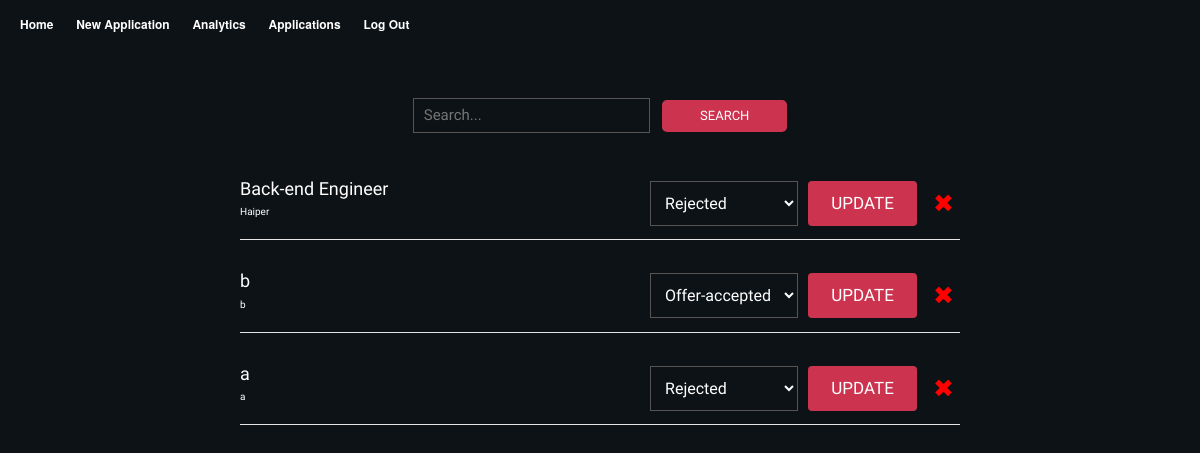
Before: /account (signed in) with the older database file.
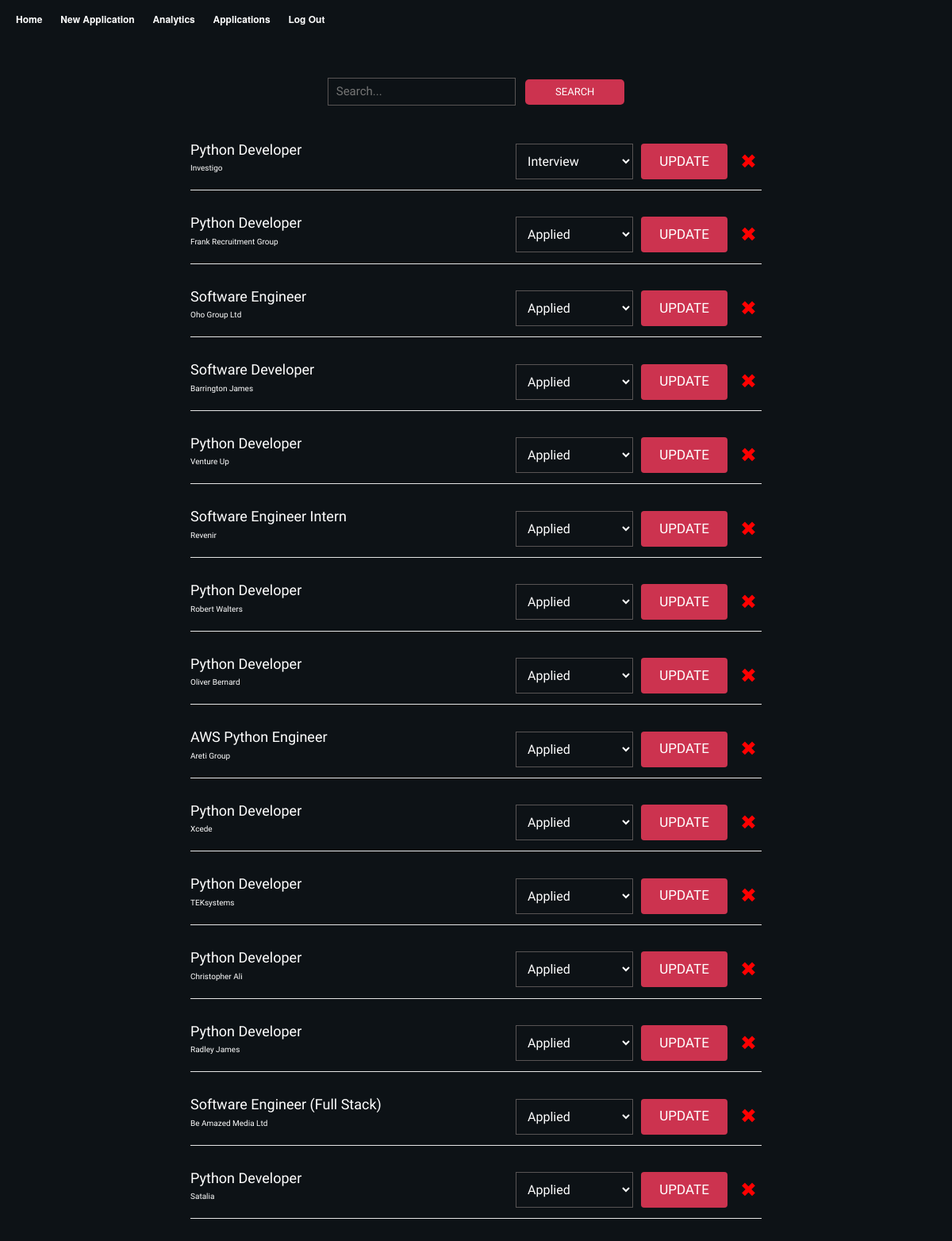
After: the same page with the newer database file.
### main.py (models this page shows)
class Listing(db.Model):
    id = db.Column(db.Integer, primary_key=True, autoincrement=True)
    title = db.Column(db.Text, nullable=False)
    company_name = db.Column(db.Text, nullable=False)
    description = db.Column(db.Text, nullable=False)
    location = db.Column(db.Text, nullable=False)
    salary = db.Column(db.Integer, nullable=False)
    username = db.Column(db.Text, nullable=False)
    status = db.Column(db.Text, nullable=False)
    date_added = db.Column(db.DateTime, nullable=False, default=datetime.now)

### main.py (the view)
@app.route('/account', methods=['GET'])
def account():
    user_listings = Listing.query.filter_by(username=session["user_id"]).order_by(desc(Listing.date_added)).all()
    return render_template("account.html", listings=user_listings)

### templates/account.html (shortened to what this page needs)
{% extends "layout.html" %}
{% block main %}
<div class="">
    <div style="display: flex;justify-content: center;margin-bottom: 30px;margin-top: 50px;">
        <form id="search" action="{{ url_for('search_account') }}" method="POST">
            <div class="search-account">
                <input class="login-input" type="search" id="company" name="company" placeholder="Search..." autocomplete="off">
                <button style="height: 2.5em!important;" class="update-time">Search</button>
            </div>
          </form>
    </div>
        <div>
            <div class="account-main">
                <div class="account-form">
                    {% for listing in listings %}
                        <div class="account-listings">
                            <div>
                                <h1 style="font-size:18px;">{{listing.title}}</h1>
                                <p>{{listing.company_name}}</p>
                            </div>
                            <div style="display: flex;">
                                <form  action="{{ url_for('update_listing_status') }}" method="post">
                                    <div class="account-update">
                                        <select name="status" id="status" selected="selected">
                                            {% for status in ['applied', 'rejected', 'interview', 'offer-received', 'offer-accepted'] %}
                                                <option value="{{ status }}" {% if listing.status == status %}selected{% endif %}>{{ status.capitalize() }}</option>
                                            {% endfor %}
                                        </select>
                                        <br>
                                        <div>
                                            <button  class="update-button">Update</button>
                                        </div>
                                    </div>
                                </form>
                                <form style="display: flex;align-items: center;"  action="{{ url_for('delete_listing') }}" method="post">
                                    <div class="account-update">
                                        <div class="delete-listing">
                                            <button class="delete-button">&#10006;</button>
                                        </div>
                                    </div>
                                </form>
                            </div>
                        </div>
                        <hr style="background-color: white; width: 100%;margin-bottom: 30px;">
                    {% endfor %}
                </div>
            </div>
        </div>
    </div>
{% endblock %}

### templates/layout.html (shortened to what this page needs)
<!DOCTYPE html>
<html lang="en">
<head>
    <link rel="stylesheet" href="https://maxcdn.bootstrapcdn.com/bootstrap/3.4.1/css/bootstrap.min.css">
    <link rel="stylesheet" href="https://cdn.jsdelivr.net/npm/bootstrap@4.3.1/dist/css/bootstrap.min.css">
    <link rel="stylesheet" href="https://cdnjs.cloudflare.com/ajax/libs/font-awesome/4.7.0/css/font-awesome.min.css">
    <link href="/static/styles.css" rel="stylesheet">
</head>
  <nav>
    <ul>
        <li><a href="{{ url_for('index') }}">Home</a></li>
        <li><a href="{{ url_for('add') }}">New Application</a></li>
        <li><a href="{{ url_for('visualise') }}">Analytics</a></li>
        <li><a href="{{ url_for('account') }}">Applications</a></li>
        <li><a href="{{ url_for('logout') }}">Log Out</a></li>
    </ul>
</nav>
    <body>
        <main>
            {% block main %}
            {% endblock %}
        </main>
    </body>
</html>

### static/styles.css (style rules this page uses)
body, html { margin: 0; min-height: 100%; color:white; background-color: #0d1216; font-family: "Helvetica Neue",Helvetica,Arial,sans-serif; }
nav { color: black; padding: 15px 20px; }
nav ul { list-style-type: none; margin: 0; padding: 0; }
nav ul li { display: inline; margin-right: 20px; }
nav ul li a { text-decoration: none; color: white; font-weight: bold; font-size: 12px; }
main { min-height: 637px; }
main { font-family: 'Caudex'; }
@media only screen and (max-width: 1200px) { .account-form { width: 60%!important; margin-left: 20%!important; } }
.login-input, .addform-input { background: #0d1216; border: 1px solid #585454; height: 2.3em; color:white; font-size:15px; padding:10px; margin-bottom:15px; }
select { height: 45px; color: white; background: #0d1216; border:1px solid #585454; font-size: 16px; padding: 10px; }
.account-listings { display: flex; align-items: center; justify-content: space-between; }
.account-form { width: 40%; margin-left: 30%; }
.update-button { background: #cc334f; margin-left: 10px; border:none; outline:none; width: 109px; height: 45px; border-radius: 4px; color:white; text-transform:uppercase; font-size:17px; }
.account-update { display: flex; }
.delete-button { background-color: transparent; color: red; border: none; cursor: pointer; font-size: 2.5em; margin-left: 10px; }
.update-time { background-color: #cc334f; margin-left: 10px; color:white; width: 125px; font-size: 13px; border: none; border-radius: 5px; text-transform: uppercase; }

Changed rows visible on the page:
removed Listing: title "Back-end Engineer", company_name "Haiper", status "Rejected"
removed Listing: title "b", company_name "b", status "Offer-accepted"
removed Listing: title "a", company_name "a", status "Rejected"
added Listing: title "Python Developer", company_name "Investigo", status "Interview"
added Listing: title "Python Developer", company_name "Frank Recruitment Group", status "Applied"
added Listing: title "Software Engineer", company_name "Oho Group Ltd", status "Applied"
added Listing: title "Software Developer", company_name "Barrington James", status "Applied"
added Listing: title "Python Developer", company_name "Venture Up", status "Applied"
added Listing: title "Software Engineer Intern", company_name "Revenir", status "Applied"
added Listing: title "Python Developer", company_name "Robert Walters", status "Applied"
added Listing: title "Python Developer", company_name "Oliver Bernard", status "Applied"
added Listing: title "AWS Python Engineer", company_name "Areti Group", status "Applied"
added Listing: title "Python Developer", company_name "Xcede", status "Applied"
added Listing: title "Python Developer", company_name "TEKsystems", status "Applied"
added Listing: title "Python Developer", company_name "Christopher Ali", status "Applied"
added Listing: title "Python Developer", company_name "Radley James", status "Applied"
added Listing: title "Software Engineer (Full Stack)", company_name "Be Amazed Media Ltd", status "Applied"
added Listing: title "Python Developer", company_name "Satalia", status "Applied"
